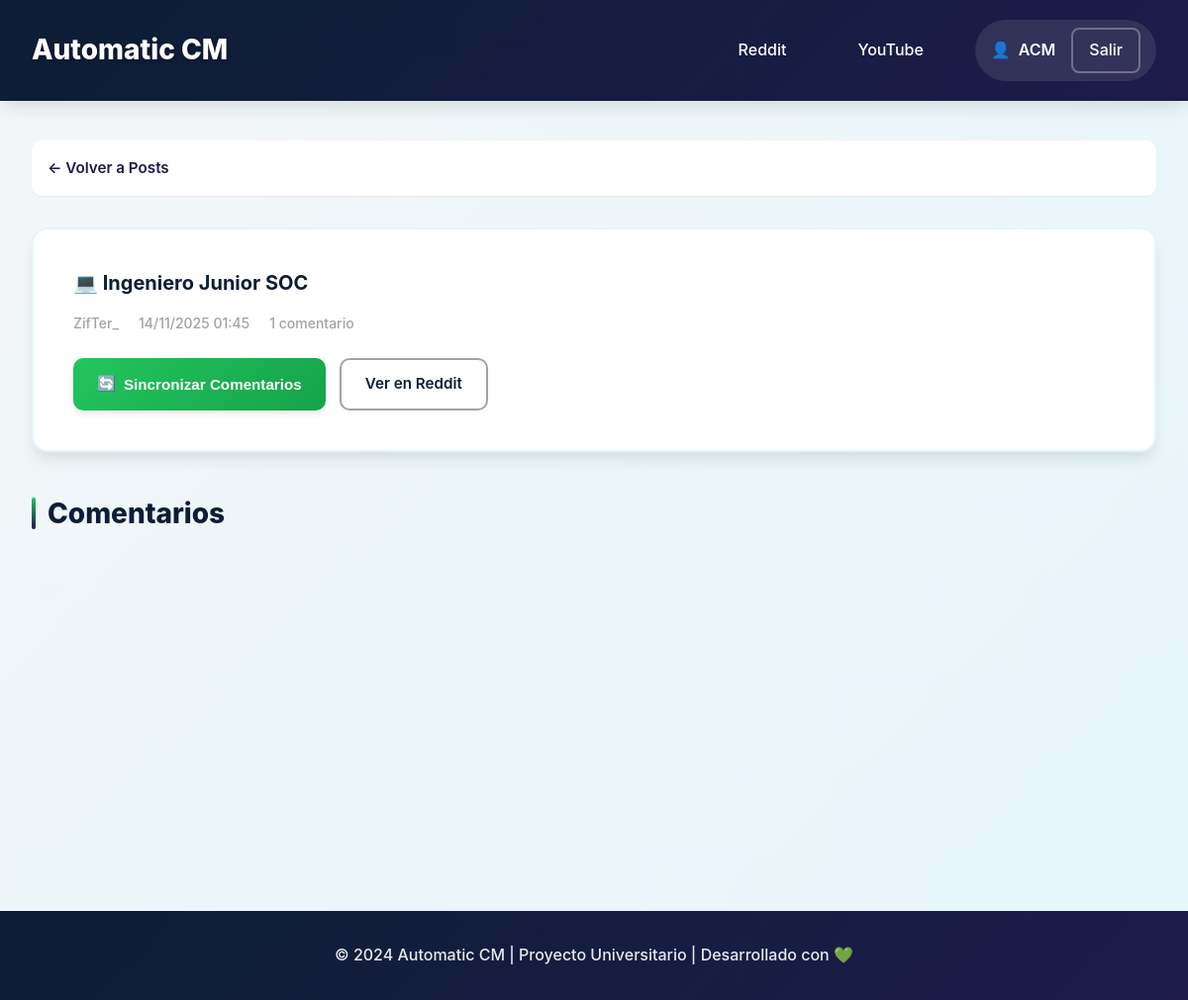
The app's page /dashboard/reddit/post/1owpfq6/ (signed in) with its own data.
### dashboard/models.py (models this page shows, shortened)
class RedditPost(models.Model):
    user = models.ForeignKey(User, on_delete=models.CASCADE, related_name='reddit_posts')
    post_id = models.CharField(max_length=100, unique=True)
    title = models.TextField()
    url = models.URLField()
    permalink = models.URLField()
    subreddit = models.CharField(max_length=100)
    author = models.CharField(max_length=100)
    created_at = models.DateTimeField()
    last_checked = models.DateTimeField(auto_now=True)
    is_active = models.BooleanField(default=True)
    is_own_post = models.BooleanField(default=False)  # Para identificar posts creados por la app
    image = models.ImageField(upload_to='reddit_images/', null=True, blank=True)  # Para imágenes
    def can_edit(self):
        return self.is_own_post and self.author == self.user.username
    def can_delete(self):
        return self.is_own_post
    class Meta:
        ordering = ['-created_at']
        verbose_name = 'Reddit Post'
        verbose_name_plural = 'Reddit Posts'

### dashboard/views.py (the view)
# urls.py: path('reddit/post/<str:post_id>/', views.post_detail, name='post_detail'),
@login_required
def post_detail(request, post_id):
    post = get_object_or_404(RedditPost, post_id=post_id, user=request.user)
    comments = post.comments.all().order_by('-created_at')
    context = {
        'post': post,
        'comments': comments,
        'comments_count': comments.count()
    }
    return render(request, 'dashboard/post_detail.html', context)

### dashboard/models.py (called while the page is built)
    @property
    def status_badge(self):
        try:
            if self.response.status == 'published':
                return {'text': 'Publicado', 'class': 'status-published'}
            elif self.response.status == 'pending':
                return {'text': 'Pendiente', 'class': 'status-pending'}
            elif self.response.status == 'rejected':
                return {'text': 'Rechazado', 'class': 'status-rejected'}
        except Response.DoesNotExist:
            return {'text': 'Nuevo', 'class': 'status-new'}

### dashboard/templates/dashboard/post_detail.html (shortened to what this page needs)
{% extends 'dashboard/base.html' %}
{% block content %}
<div class="post-detail-view">
    <nav class="breadcrumb">
        <a href="{% url 'reddit_manager' %}">← Volver a Posts</a>
    </nav>
    <div class="post-info-card">
        <h2 class="post-title" style="margin-bottom: 1rem;">{{ post.title }}</h2>
        <div class="post-meta" style="border: none; padding: 0; margin-bottom: 1.5rem;">
            <span class="meta-item">
                {{ post.author }}
            </span>
            <span class="meta-item">
                {{ post.created_at|date:"d/m/Y H:i" }}
            </span>
            <span class="meta-item">
                {{ comments_count }} comentario{{ comments_count|pluralize }}
            </span>
        </div>
        <div class="post-actions">
            <button onclick="syncComments()" class="btn btn-primary" id="syncCommentsBtn">
                <span>🔄</span> Sincronizar Comentarios
            </button>
            <a href="{{ post.permalink }}" target="_blank" class="btn btn-outline">
                <span>Ver en Reddit</span>
            </a>
        </div>
    </div>
    <div class="comments-section">
        <h3 class="section-title">Comentarios</h3>
        {% if comments %}
            <div class="comments-list">
            </div>
        {% endif %}
    </div>
</div>
{% endblock %}

### dashboard/templates/dashboard/base.html (shortened to what this page needs)
<!DOCTYPE html>
<html lang="es">
<head>
    {% load static %}
    <link rel="stylesheet" href="{% static 'dashboard/css/styles.css' %}">
</head>
<body>
    <header class="header">
        <div class="container">
            <div class="header-content">
                <h1 class="logo">Automatic CM</h1>
                <nav class="nav">
                    <a href="{% url 'reddit_manager' %}" class="nav-link">
                        Reddit
                    </a>
                    <a href="{% url 'youtube_manager' %}" class="nav-link">
                        YouTube
                    </a>
                    <div class="user-info">
                        <span class="username">{{ user.username }}</span>
                        <a href="{% url 'admin:logout' %}?next={% url 'reddit_manager' %}" class="btn-logout">
                            Salir
                        </a>
                    </div>
                </nav>
            </div>
        </div>
    </header>
    <main class="main-content">
        <div class="container">
            {% block content %}
            {% endblock %}
        </div>
    </main>
    <footer class="footer">
        <div class="container">
            <p>© 2024 Automatic CM | Proyecto Universitario | Desarrollado con 💚</p>
        </div>
    </footer>
</body>
</html>

### records on screen
RedditPost: title "💻 Ingeniero Junior SOC", author "ZifTer_", created_at "14/11/2025 01:45"

### other values on screen
{{ user.username }} "ACM"
{{ comments_count }} "1"
